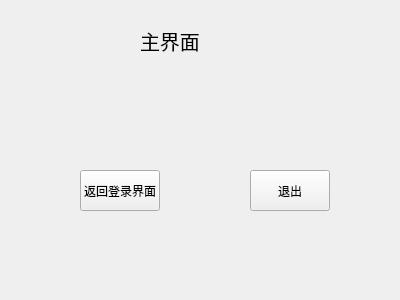
<?xml version="1.0" encoding="UTF-8"?>
<ui version="4.0">
 <class>Form</class>
 <widget class="QWidget" name="Form">
  <property name="geometry">
   <rect>
    <x>0</x>
    <y>0</y>
    <width>400</width>
    <height>300</height>
   </rect>
  </property>
  <property name="windowTitle">
   <string>Form</string>
  </property>
  <widget class="QLabel" name="label">
   <property name="geometry">
    <rect>
     <x>140</x>
     <y>20</y>
     <width>131</width>
     <height>41</height>
    </rect>
   </property>
   <property name="font">
    <font>
     <pointsize>15</pointsize>
    </font>
   </property>
   <property name="text">
    <string>主界面</string>
   </property>
  </widget>
  <widget class="QPushButton" name="pushButton">
   <property name="geometry">
    <rect>
     <x>80</x>
     <y>170</y>
     <width>80</width>
     <height>41</height>
    </rect>
   </property>
   <property name="text">
    <string>返回登录界面</string>
   </property>
  </widget>
  <widget class="QPushButton" name="pushButton_2">
   <property name="geometry">
    <rect>
     <x>250</x>
     <y>170</y>
     <width>80</width>
     <height>41</height>
    </rect>
   </property>
   <property name="text">
    <string>退出</string>
   </property>
  </widget>
 </widget>
 <resources/>
 <connections>
  <connection>
   <sender>pushButton_2</sender>
   <signal>clicked()</signal>
   <receiver>Form</receiver>
   <slot>close()</slot>
   <hints>
    <hint type="sourcelabel">
     <x>291</x>
     <y>205</y>
    </hint>
    <hint type="destinationlabel">
     <x>293</x>
     <y>239</y>
    </hint>
   </hints>
  </connection>
 </connections>
</ui>
